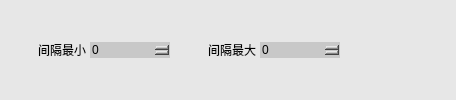
             <widget class="QWidget" name="widget_11" native="true">
              <property name="styleSheet">
               <string notr="true">background-color: rgb(231, 231, 231);</string>
              </property>
              <layout class="QHBoxLayout" name="horizontalLayout_8">
               <property name="spacing">
                <number>4</number>
               </property>
               <property name="leftMargin">
                <number>4</number>
               </property>
               <property name="topMargin">
                <number>4</number>
               </property>
               <property name="rightMargin">
                <number>4</number>
               </property>
               <property name="bottomMargin">
                <number>4</number>
               </property>
               <item>
                <widget class="QLabel" name="label_15">
                 <property name="minimumSize">
                  <size>
                   <width>82</width>
                   <height>32</height>
                  </size>
                 </property>
                 <property name="maximumSize">
                  <size>
                   <width>82</width>
                   <height>16777215</height>
                  </size>
                 </property>
                 <property name="styleSheet">
                  <string notr="true">font: 11pt &quot;微软雅黑&quot;;</string>
                 </property>
                 <property name="text">
                  <string>间隔最小</string>
                 </property>
                 <property name="alignment">
                  <set>Qt::AlignRight|Qt::AlignTrailing|Qt::AlignVCenter</set>
                 </property>
                </widget>
               </item>
               <item>
                <widget class="KSpinBoxKb" name="spinBoxDisMin">
                 <property name="minimumSize">
                  <size>
                   <width>80</width>
                   <height>0</height>
                  </size>
                 </property>
                 <property name="maximumSize">
                  <size>
                   <width>70</width>
                   <height>16777215</height>
                  </size>
                 </property>
                 <property name="styleSheet">
                  <string notr="true">
QSpinBox
{
	
	font: 11pt &quot;微软雅黑&quot;;
	border-width:1;border-style:none;
	border-color:rgb(255, 255, 255);
	background-color: rgb(200, 200, 200);
	color::rgb(255,255, 0);

}
QSpinBox::down-button
{   
	
	background-color: rgb(200, 200, 200);
	subcontrol-origin:border;
    subcontrol-position:left;
    image: url(:/左normal.png);
    width: 20px;
    height: 30px; ;
}
QSpinBox::up-button
{
board:none;
	background-color: rgb(200, 200, 200);
	subcontrol-origin:border;
    subcontrol-position:right;
    image: url(:/右normal.png);
    width: 20px;
    height: 30px;       
}

QSpinBox::up-button:pressed
{
board:none;
background-color: rgb(103, 103, 103);
	subcontrol-origin:border;
    subcontrol-position:right;
    image: url(:/右press.png);
    width: 20px;
    height: 30px;      
}
QSpinBox::down-button:pressed
{
board:none;
background-color: rgb(103, 103, 103);
	subcontrol-origin:border;
    subcontrol-position:left;
    image: url(:/左press.png);
    width: 20px;
    height: 30px; 
}
</string>
                 </property>
                 <property name="maximum">
                  <number>100</number>
                 </property>
                </widget>
               </item>
               <item>
                <widget class="QLabel" name="label_8">
                 <property name="minimumSize">
                  <size>
                   <width>82</width>
                   <height>32</height>
                  </size>
                 </property>
                 <property name="maximumSize">
                  <size>
                   <width>82</width>
                   <height>16777215</height>
                  </size>
                 </property>
                 <property name="styleSheet">
                  <string notr="true">font: 11pt &quot;微软雅黑&quot;;</string>
                 </property>
                 <property name="text">
                  <string>间隔最大</string>
                 </property>
                 <property name="alignment">
                  <set>Qt::AlignRight|Qt::AlignTrailing|Qt::AlignVCenter</set>
                 </property>
                </widget>
               </item>
               <item>
                <widget class="KSpinBoxKb" name="spinBoxDisMax">
                 <property name="minimumSize">
                  <size>
                   <width>80</width>
                   <height>0</height>
                  </size>
                 </property>
                 <property name="maximumSize">
                  <size>
                   <width>70</width>
                   <height>16777215</height>
                  </size>
                 </property>
                 <property name="styleSheet">
                  <string notr="true">
QSpinBox
{
	
	font: 11pt &quot;微软雅黑&quot;;
	border-width:1;border-style:none;
	border-color:rgb(255, 255, 255);
	background-color: rgb(200, 200, 200);
	color::rgb(255,255, 0);

}
QSpinBox::down-button
{   
	
	background-color: rgb(200, 200, 200);
	subcontrol-origin:border;
    subcontrol-position:left;
    image: url(:/左normal.png);
    width: 20px;
    height: 30px; ;
}
QSpinBox::up-button
{
board:none;
	background-color: rgb(200, 200, 200);
	subcontrol-origin:border;
    subcontrol-position:right;
    image: url(:/右normal.png);
    width: 20px;
    height: 30px;       
}

QSpinBox::up-button:pressed
{
board:none;
background-color: rgb(103, 103, 103);
	subcontrol-origin:border;
    subcontrol-position:right;
    image: url(:/右press.png);
    width: 20px;
    height: 30px;      
}
QSpinBox::down-button:pressed
{
board:none;
background-color: rgb(103, 103, 103);
	subcontrol-origin:border;
    subcontrol-position:left;
    image: url(:/左press.png);
    width: 20px;
    height: 30px; 
}
</string>
                 </property>
                 <property name="maximum">
                  <number>100</number>
                 </property>
                </widget>
               </item>
               <item>
                <spacer name="horizontalSpacer_4">
                 <property name="orientation">
                  <enum>Qt::Horizontal</enum>
                 </property>
                 <property name="sizeHint" stdset="0">
                  <size>
                   <width>112</width>
                   <height>20</height>
                  </size>
                 </property>
                </spacer>
               </item>
              </layout>
             </widget>
